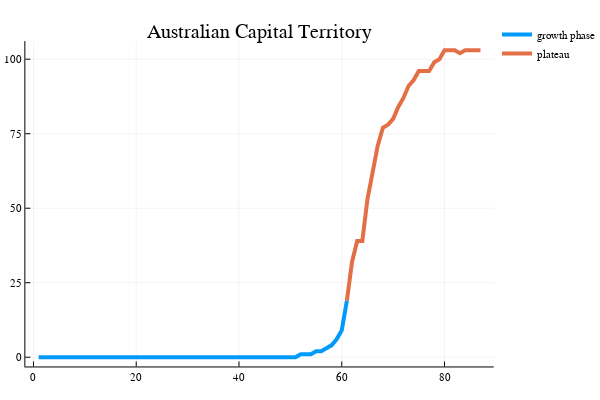

The cell this chart's notebook holds for it:
### Code cell
ddt(z,zt)=count(z->z>0, z[1:zt])+ count(z->z<0, z[zt+1:end])
~,tpday=findmax([ddt(diff(diff(y)),nx) for nx in 1:(ndays-2)])
#this is the turning point between exponential growth and decay. totItp total infections at day tpday
totItp=y[tpday+1]
plot(1:tpday+1,y[1:tpday+1],lw=4,label="growth phase",title=allstates[i])
plot!(tpday+1:ndays,y[tpday+1:ndays],lw=4,label="plateau")

### Figure 1 — Plotly figure (JSON) as saved in the notebook; plotly's stock layout.template omitted (floating-point values rounded to 4 significant figures)
{"data": [{"colorbar": {"title": ""}, "legendgroup": "growth phase", "line": {"color": "rgba(0, 154, 250, 1.000)", "dash": "solid", "shape": "linear", "width": 4}, "mode": "lines", "name": "growth phase", "showlegend": true, "type": "scatter", "x": [1, 2, 3, 4, 5, 6, 7, 8, 9, 10, 11, 12, 13, 14, 15, 16, 17, 18, 19, 20, 21, 22, 23, 24, 25, 26, 27, 28, 29, 30, 31, 32, 33, 34, 35, 36, 37, 38, 39, 40, 41, 42, 43, 44, 45, 46, 47, 48, 49, 50, 51, 52, 53, 54, 55, 56, 57, 58, 59, 60, 61], "xaxis": "x1", "y": [0, 0, 0, 0, 0, 0, 0, 0, 0, 0, 0, 0, 0, 0, 0, 0, 0, 0, 0, 0, 0, 0, 0, 0, 0, 0, 0, 0, 0, 0, 0, 0, 0, 0, 0, 0, 0, 0, 0, 0, 0, 0, 0, 0, 0, 0, 0, 0, 0, 0, 0, 1, 1, 1, 2, 2, 3, 4, 6, 9, 19], "yaxis": "y1", "zmax": null, "zmin": null}, {"colorbar": {"title": ""}, "legendgroup": "plateau", "line": {"color": "rgba(227, 111, 71, 1.000)", "dash": "solid", "shape": "linear", "width": 4}, "mode": "lines", "name": "plateau", "showlegend": true, "type": "scatter", "x": [61, 62, 63, 64, 65, 66, 67, 68, 69, 70, 71, 72, 73, 74, 75, 76, 77, 78, 79, 80, 81, 82, 83, 84, 85, 86, 87], "xaxis": "x1", "y": [19, 32, 39, 39, 53, 62, 71, 77, 78, 80, 84, 87, 91, 93, 96, 96, 96, 99, 100, 103, 103, 103, 102, 103, 103, 103, 103], "yaxis": "y1", "zmax": null, "zmin": null}], "layout": {"annotations": [{"font": {"color": "rgba(0, 0, 0, 1.000)", "family": "sans-serif", "size": 20}, "rotation": 0, "showarrow": false, "text": "Australian Capital Territory", "x": 0.5222, "xanchor": "center", "xref": "paper", "y": 1, "yanchor": "top", "yref": "paper"}], "height": 400, "legend": {"bgcolor": "rgba(255, 255, 255, 1.000)", "bordercolor": "rgba(0, 0, 0, 1.000)", "font": {"color": "rgba(0, 0, 0, 1.000)", "family": "sans-serif", "size": 11}, "tracegroupgap": 0, "x": 1, "y": 1}, "margin": {"b": 20, "l": 0, "r": 0, "t": 20}, "paper_bgcolor": "rgba(255, 255, 255, 1.000)", "plot_bgcolor": "rgba(255, 255, 255, 1.000)", "showlegend": true, "width": 600, "xaxis": {"anchor": "y1", "domain": [0.05101, 0.9934], "gridcolor": "rgba(0, 0, 0, 0.100)", "gridwidth": 0.5, "linecolor": "rgba(0, 0, 0, 1.000)", "mirror": false, "range": [-1.58, 89.58], "showgrid": true, "showline": true, "showticklabels": true, "tickangle": 0, "tickcolor": "rgb(0, 0, 0)", "tickfont": {"color": "rgba(0, 0, 0, 1.000)", "family": "sans-serif", "size": 11}, "tickmode": "array", "ticks": "inside", "ticktext": ["0", "20", "40", "60", "80"], "tickvals": [0, 20, 40, 60, 80], "title": "", "titlefont": {"color": "rgba(0, 0, 0, 1.000)", "family": "sans-serif", "size": 15}, "type": "-", "visible": true, "zeroline": false, "zerolinecolor": "rgba(0, 0, 0, 1.000)"}, "yaxis": {"anchor": "x1", "domain": [0.03762, 0.9415], "gridcolor": "rgba(0, 0, 0, 0.100)", "gridwidth": 0.5, "linecolor": "rgba(0, 0, 0, 1.000)", "mirror": false, "range": [-3.09, 106.1], "showgrid": true, "showline": true, "showticklabels": true, "tickangle": 0, "tickcolor": "rgb(0, 0, 0)", "tickfont": {"color": "rgba(0, 0, 0, 1.000)", "family": "sans-serif", "size": 11}, "tickmode": "array", "ticks": "inside", "ticktext": ["0", "25", "50", "75", "100"], "tickvals": [0, 25, 50, 75, 100], "title": "", "titlefont": {"color": "rgba(0, 0, 0, 1.000)", "family": "sans-serif", "size": 15}, "type": "-", "visible": true, "zeroline": false, "zerolinecolor": "rgba(0, 0, 0, 1.000)"}}}
